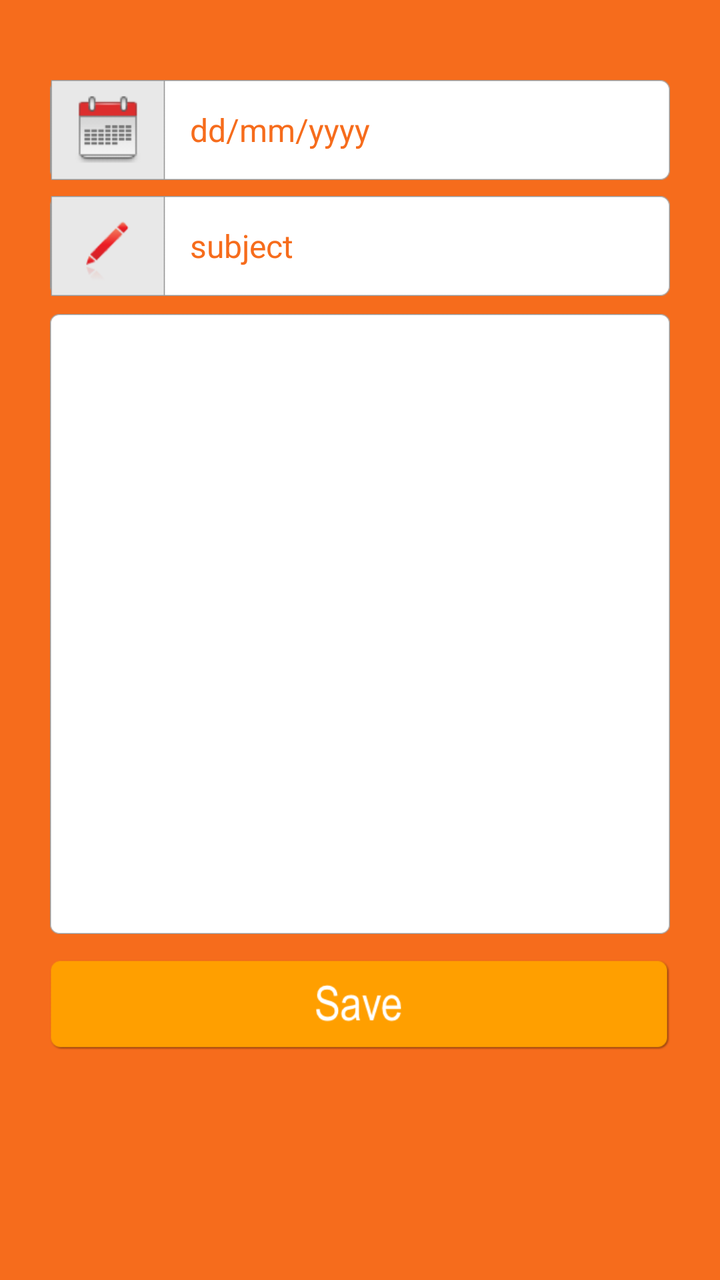
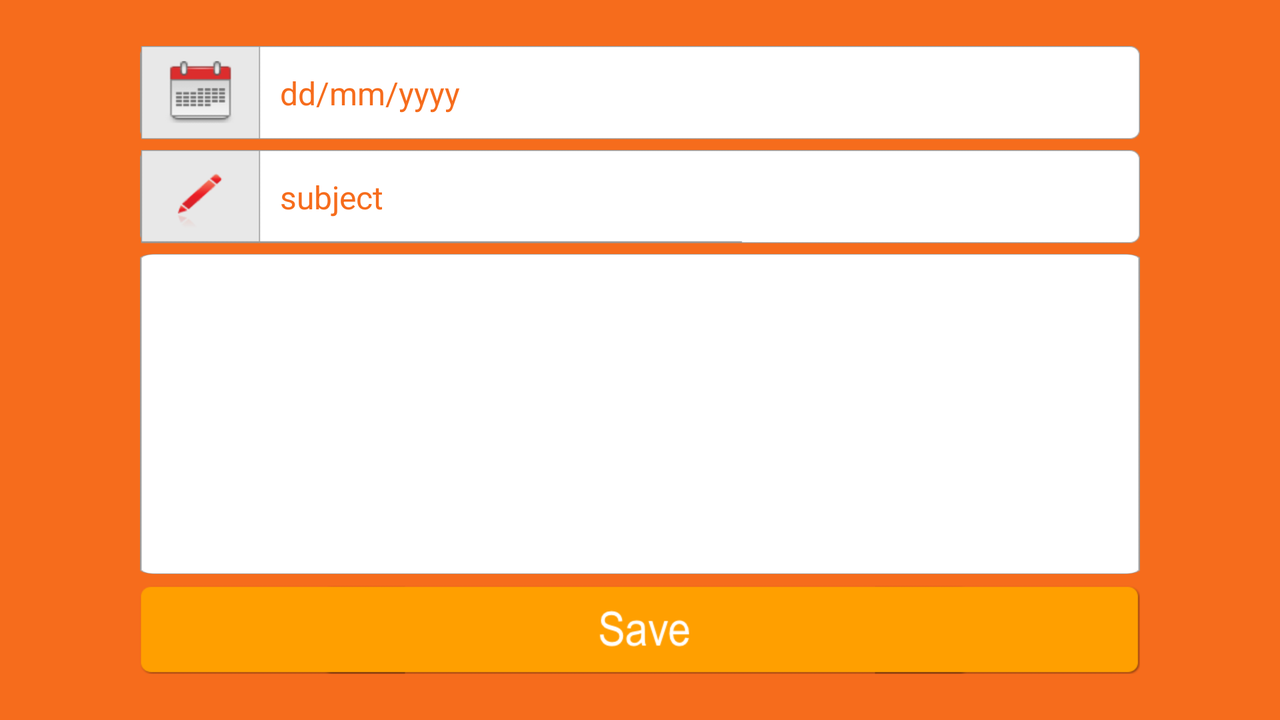

One screen, two layout resources from the same app: the default and the author's alternative for another configuration. Each is rendered where Android would select it; the XML of both is given below.
<!-- AndroidManifest.xml: application theme AppTheme -->
<!-- res/layout/activity_edit_diary.xml -->
<?xml version="1.0" encoding="utf-8"?>
<RelativeLayout xmlns:android="http://schemas.android.com/apk/res/android"
    android:layout_width="match_parent"
    android:layout_height="match_parent"
    android:background="#f66c1c"
    android:focusableInTouchMode="true">

    <EditText
        android:id="@+id/editDate"
        android:layout_width="310dp"
        android:layout_height="50dp"
        android:lines="1"
        android:layout_marginTop="40dp"
        android:paddingLeft="70dp"
        android:paddingRight="14dp"
        android:layout_centerHorizontal="true"
        android:background="@drawable/cd_datelong_pm"
        android:focusable="false"
        android:textSize="16sp"
        android:hint="dd/mm/yyyy"
        android:textColorHint="#f66c1c"
        android:textColor="#f66c1c"
        android:onClick="setDate"/>

    <EditText
        android:id="@+id/editHead"
        android:layout_width="310dp"
        android:layout_height="50dp"
        android:lines="1"
        android:maxLength="20"
        android:paddingLeft="70dp"
        android:paddingRight="14dp"
        android:layout_centerHorizontal="true"
        android:layout_marginTop="98dp"
        android:background="@drawable/cd_subject_pm"
        android:textSize="16sp"
        android:textColor="#f66c1c"
        android:textColorHint="#f66c1c"
        android:hint="subject"/>

    <EditText
        android:id="@+id/editBody"
        android:layout_width="310dp"
        android:layout_height="310dp"
        android:lines="17"
        android:padding="10dp"
        android:layout_centerHorizontal="true"
        android:layout_marginTop="157dp"
        android:background="@drawable/cd_textarea"
        android:gravity="top|left"
        android:textSize="16sp"
        android:textColor="#f66c1c"/>

    <Button
        android:id="@+id/editSave"
        android:layout_width="310dp"
        android:layout_height="45dp"
        android:layout_centerHorizontal="true"
        android:layout_marginTop="480dp"
        android:background="@drawable/cd_save_pm"
        android:onClick="editDiary" />

</RelativeLayout>
<!-- resources referenced by this layout -->
<resources>
  <!-- drawable cd_datelong_pm: png bitmap (drawable-xxxhdpi, 5475 bytes) -->
  <!-- drawable cd_save_pm: png bitmap (drawable-xxxhdpi, 4308 bytes) -->
  <!-- drawable cd_subject_pm: png bitmap (drawable-xxxhdpi, 4267 bytes) -->
  <!-- drawable cd_textarea: png bitmap (drawable, 9956 bytes) -->
  <style name="AppTheme" parent="Theme.AppCompat.Light.NoActionBar">
          
          <item name="colorPrimary">@color/colorPrimary</item>
          <item name="colorPrimaryDark">@color/colorOrenge</item>
          <item name="colorAccent">@color/colorAccent</item>
      </style>
  <color name="colorPrimary">#3F51B5</color>
  <color name="colorOrenge">#f66c1c</color>
  <color name="colorAccent">#FF4081</color>
</resources>
<!-- res/layout-land/activity_edit_diary.xml (the author's variant of the layout above) -->
<!-- drawn on the phone turned sideways -->
<?xml version="1.0" encoding="utf-8"?>
<RelativeLayout xmlns:android="http://schemas.android.com/apk/res/android"
    android:layout_width="match_parent"
    android:layout_height="match_parent"
    android:background="#f66c1c"
    android:focusableInTouchMode="true"
    android:gravity="center_horizontal|center_vertical">

    <RelativeLayout
        android:layout_width="wrap_content"
        android:layout_height="wrap_content">

        <EditText
            android:id="@+id/editDate"
            android:layout_width="500dp"
            android:layout_height="47dp"
            android:lines="1"
            android:paddingLeft="70dp"
            android:paddingRight="14dp"
            android:layout_centerHorizontal="true"
            android:background="@drawable/cd_datelong_ld"
            android:focusable="false"
            android:textSize="16sp"
            android:hint="dd/mm/yyyy"
            android:textColorHint="#f66c1c"
            android:textColor="#f66c1c"
            android:onClick="setDate"/>

        <EditText
            android:id="@+id/editHead"
            android:layout_width="500dp"
            android:layout_height="47dp"
            android:lines="1"
            android:maxLength="20"
            android:paddingLeft="70dp"
            android:paddingRight="14dp"
            android:layout_centerHorizontal="true"
            android:layout_marginTop="52dp"
            android:background="@drawable/cd_subject_ln"
            android:textSize="16sp"
            android:textColor="#f66c1c"
            android:textColorHint="#f66c1c"
            android:hint="subject"/>

        <EditText
            android:id="@+id/editBody"
            android:layout_width="500dp"
            android:layout_height="160dp"
            android:lines="10"
            android:padding="10dp"
            android:layout_centerHorizontal="true"
            android:layout_marginTop="104dp"
            android:background="@drawable/cd_textarea"
            android:gravity="top|left"
            android:textSize="16sp"
            android:textColor="#f66c1c"/>

        <Button
            android:id="@+id/editSave"
            android:layout_width="500dp"
            android:layout_height="45dp"
            android:layout_centerHorizontal="true"
            android:layout_marginTop="269dp"
            android:background="@drawable/cd_save_ln"
            android:onClick="editDiary" />

    </RelativeLayout>

</RelativeLayout>
<!-- resources referenced by the variant -->
<!-- as the phone turned sideways resolves them -->
<resources>
  <!-- drawable cd_datelong_ld: png bitmap (drawable, 22193 bytes) -->
  <!-- drawable cd_save_ln: png bitmap (drawable, 22054 bytes) -->
  <!-- drawable cd_subject_ln: png bitmap (drawable, 20772 bytes) -->
  <!-- drawable cd_textarea: png bitmap (drawable, 9956 bytes) -->
  <style name="AppTheme" parent="Theme.AppCompat.Light.NoActionBar">
          
          <item name="colorPrimary">@color/colorPrimary</item>
          <item name="colorPrimaryDark">@color/colorOrenge</item>
          <item name="colorAccent">@color/colorAccent</item>
      </style>
  <color name="colorPrimary">#3F51B5</color>
  <color name="colorOrenge">#f66c1c</color>
  <color name="colorAccent">#FF4081</color>
</resources>
